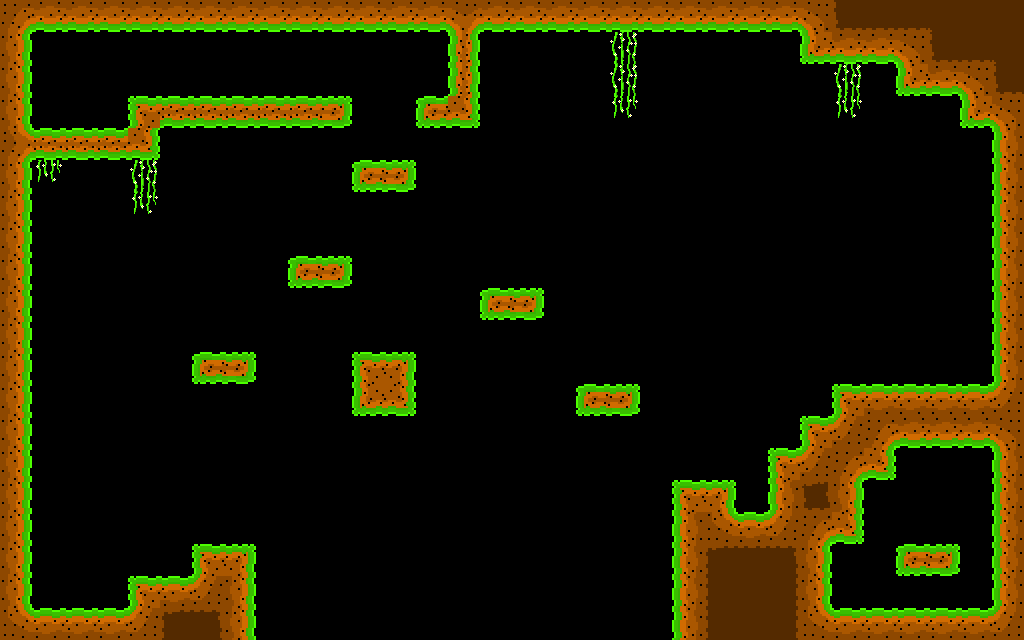

A 2D game scene composited from a Tiled map and its tileset images. What follows is a short description and the map's XML, with every tile layer's data as written:
An orthogonal 32x20 tile map with 32x32 px tiles, 1 tile layer (Camada de Blocos 1).

<map version="1.10" tiledversion="1.11.2" orientation="orthogonal" renderorder="right-down" width="32" height="20" tilewidth="32" tileheight="32" infinite="0" nextlayerid="2" nextobjectid="1">
 <tileset firstgid="1" source="Grass.tsx" />
 <layer id="1" name="Camada de Blocos 1" width="32" height="20">
  <data encoding="csv">
7,3,3,3,3,3,3,3,3,3,3,3,3,3,19,3,3,3,3,3,3,3,3,3,3,6,33,38,38,45,59,59,
4,0,0,0,0,0,0,0,0,0,0,0,0,0,10,0,0,0,0,62,0,0,0,0,0,12,3,3,6,33,38,45,
4,0,0,0,0,0,0,0,0,0,0,0,0,0,10,0,0,0,0,62,0,0,0,0,0,0,62,0,12,3,6,33,
4,0,0,0,11,9,9,9,9,9,22,0,0,24,13,0,0,0,0,63,0,0,0,0,0,0,63,0,0,0,12,6,
20,9,9,9,13,0,0,0,0,0,0,0,0,0,0,0,0,0,0,0,0,0,0,0,0,0,0,0,0,0,0,2,
4,63,0,0,62,0,0,0,0,0,0,24,22,0,0,0,0,0,0,0,0,0,0,0,0,0,0,0,0,0,0,2,
4,0,0,0,63,0,0,0,0,0,0,0,0,0,0,0,0,0,0,0,0,0,0,0,0,0,0,0,0,0,0,2,
4,0,0,0,0,0,0,0,0,0,0,0,0,0,0,0,0,0,0,0,0,0,0,0,0,0,0,0,0,0,0,2,
4,0,0,0,0,0,0,0,0,24,22,0,0,0,0,0,0,0,0,0,0,0,0,0,0,0,0,0,0,0,0,2,
4,0,0,0,0,0,0,0,0,0,0,0,0,0,0,24,22,0,0,0,0,0,0,0,0,0,0,0,0,0,0,2,
4,0,0,0,0,0,0,0,0,0,0,0,0,0,0,0,0,0,0,0,0,0,0,0,0,0,0,0,0,0,0,2,
4,0,0,0,0,0,24,22,0,0,0,11,14,0,0,0,0,0,0,0,0,0,0,0,0,0,0,0,0,0,0,2,
4,0,0,0,0,0,0,0,0,0,0,12,13,0,0,0,0,0,24,22,0,0,0,0,0,0,11,1,1,1,1,5,
4,0,0,0,0,0,0,0,0,0,0,0,0,0,0,0,0,0,0,0,0,0,0,0,0,11,5,7,3,3,3,6,
4,0,0,0,0,0,0,0,0,0,0,0,0,0,0,0,0,0,0,0,0,0,0,0,11,5,7,13,0,0,0,2,
4,0,0,0,0,0,0,0,0,0,0,0,0,0,0,0,0,0,0,0,0,11,14,0,2,44,4,0,0,0,0,2,
4,0,0,0,0,0,0,0,0,0,0,0,0,0,0,0,0,0,0,0,0,2,8,1,5,7,13,0,0,0,0,2,
4,0,0,0,0,0,11,14,0,0,0,0,0,0,0,0,0,0,0,0,0,2,32,36,35,4,0,0,24,22,0,2,
4,0,0,0,11,1,5,4,0,0,0,0,0,0,0,0,0,0,0,0,0,2,37,59,39,4,0,0,0,0,0,2,
8,1,1,1,5,32,35,4,0,0,0,0,0,0,0,0,0,0,0,0,0,2,37,59,39,8,1,1,1,1,1,5
</data>
 </layer>
</map>
